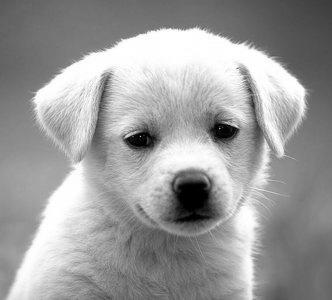
#> input picture Images/chien.png, 332 x 300 px
$ python erosion_dilatation_gradient.py   (older library calls are emulated)
#> lines starting #> are read from the running program, lines starting #| are printed output that depends on the picture
### common/strel.py
__author__ = 'chaussard'

import numpy as np
from operator import itemgetter
import math

#Fonction permettant de construire un element structurant
#Il faut choisir le type (disque, carre, diamant, ligne)
#Puis le parametre de taille et, dans le cas de la ligne, le parametre d'angle
#L'element structurant est donne sous forme de liste de coordonnees
def build_as_list(type, size, angle):
    if (type  == 'disque'):
        Strel = [] #Le resultat sera une liste de coordonnees
        #On parcourt tous les pixels entre -size et size pour tester si le disque passerait par le pixel : si oui, on l'allume
        for x in range(-((np.int)(size))-1,((np.int)(size))+2):
            for y in range(-((np.int)(size))-1,((np.int)(size))+2):
                if( (abs(x)-0.5)*(abs(x)-0.5) + (abs(y)-0.5)*(abs(y)-0.5) <= size*size ):
                    Strel.append((y,x))

    elif (type == 'carre'):
        #On place dans le resultat toutes les coordonnees entre -size et size inclus
        Strel = [(y,x) for x in range(-size, size+1) for y in range(-size, size+1)]

    elif (type == 'diamant'):
        #On parcourt ligne par ligne pour ajouter les segments qu'il faut
        Strel = [(i,j) for i in range(-size,size+1) for j in range(-size+abs(i), size-abs(i)+1)]


    elif (type == 'ligne'):
        Strel = []
        #Une ligne
        d=size
        a=angle

        #On place l'angle dans un intervalle entre 90 et -90
        while (a > 90):
            a = a - 180
        while (a < -90):
            a = a + 180
        #Si l'angle est superieur a 45deg, on retire 90def et on tournera le resultat obtenu...
        rot=0
        if (a>45):
            a = a-90
            rot=1
        elif (a<-45):
            a = a+90
            rot=3;
        #Conversion de l'angle en radian
        a=a*math.pi/180
        #Petite conversion pour ramener l'angle par rapport au coin inferieur gauche de l'ecran
        a=-a

        #Calcul de la taille de l'element structurant en fonction de d
        lx = int(math.ceil(d/math.sqrt(1+math.tan(a)*math.tan(a))))
        if(lx==0):
            lx = 1
        ly = int(math.ceil(d*math.tan(abs(a))/math.sqrt(1+math.tan(a)*math.tan(a))))
        if(ly==0):
            ly = 1

        #Allocation du resultat
        Strel = []

        #Algo de Bresenham
        for x in range(-lx,lx+1):
            y = math.tan(a)*x;
            Strel.append((int(round(y)), x))

        #Si nous devons tourner le resultat...
        if(rot>0):
            #La rotation s'effectue avec une transposee puis un flip horizontal
            for i in range(0, len(Strel)):
                Strel[i] = (-Strel[i][1], Strel[i][0])

    else:
        assert(False), type+" n'est pas un nom d'element structurant valide pour cette fonction."


    return Strel


#Fonction permettant de construire un element structurant
#Il faut choisir le type (disque, carre, diamant, ligne)
#Puis le parametre de taille et, dans le cas de la ligne, le parametre d'angle
#L'element structurant est donne sous forme d'une image
def build(type, size, angle=0):
	return toImage(build_as_list(type, size, angle))


#Fonction permettant de construire une image a partir d'une liste de points d'un element structurant
def toImage(Strel):
    if len(Strel) == 0:
        assert (False), "L element structurant donne en parametre est vide (trop petit)."

    #On recupere les plus grandes et petites coordonnees de l'element structurant
    max_i = max(Strel, key=itemgetter(0))[0]
    min_i = min(Strel, key=itemgetter(0))[0]
    max_j = max(Strel, key=itemgetter(1))[1]
    min_j = min(Strel, key=itemgetter(1))[1]


    #On alloue l'image de sortie
    Im = np.zeros([max_i-min_i+1, max_j-min_j+1, 1], np.uint8)

    for (i,j) in Strel:
        Im[i+abs(min_i), j+abs(min_j)] = 255

    return Im

### common/morpho.py
import cv2
import numpy

def erosion(img, el):
    return cv2.erode(img, el)

def dilatation(img, el):
    return cv2.dilate(img, el)

def gradient(img, el):
    return dilatation(img, el) - erosion(img, el)

def ouverture(img, el):
    return dilatation(erosion(img, el), el)

def fermeture(img, el):
    return erosion(dilatation(img, el), el)

def dilatation_conditionnelle(img, m, el):
    return numpy.minimum(img, dilatation(m, el))

def erosion_conditionnelle(img, m, el):
    return numpy.maximum(img, erosion(m, el))

# [25 lines left out: functions reconstruction_inferieure, reconstruction_superieure, ouverture_reconstruction, not called in this run]

def fermeture_reconstruction(im, el_fe, el_r):
    op = fermeture(im, el_fe)
    return reconstruction_superieure(im, op, el_r)

# [13 lines of commented-out code are left out]

# [26 lines left out: function ligne_des_eaux, not called in this run]

### erosion_dilatation_gradient.py
import cv2
import numpy as np
from common import strel
from common import morpho as m


# [15 lines of commented-out code are left out]


pragma_8 = strel.build('carre', 1)
# cv2.imshow('Pragma 8', pragma_8)

pragma_4 = strel.build('diamant', 1)
# cv2.imshow('Pragma 4', pragma_4)


img = cv2.imread('./Images/chien.png', cv2.IMREAD_GRAYSCALE)
#> img is the input picture: shape (300, 332); min 0, max 255, mean 155.7
# cv2.imshow('chien.png', img)
cv2.imshow('Erosion', m.erosion(img, strel.build('diamant', 5)))
#> in erosion, `return cv2.erode(img, el)`:
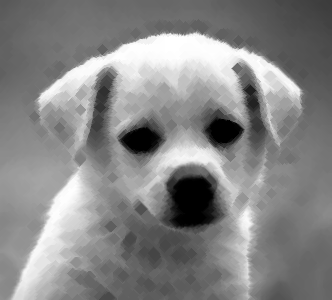
#> returned value: shape (300, 332); min 0, max 255, mean 133.8
cv2.imshow('Dilatation', m.dilatation(img, strel.build('diamant', 5)))
#> in dilatation, `return cv2.dilate(img, el)`:
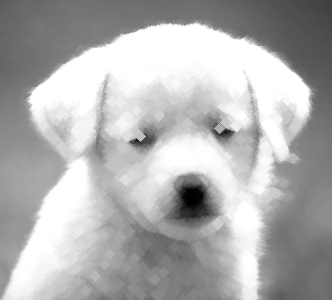
#> returned value: shape (300, 332); min 0, max 255, mean 176.1


imgVoit = cv2.imread('./Images/voiture.jpg', cv2.IMREAD_GRAYSCALE)
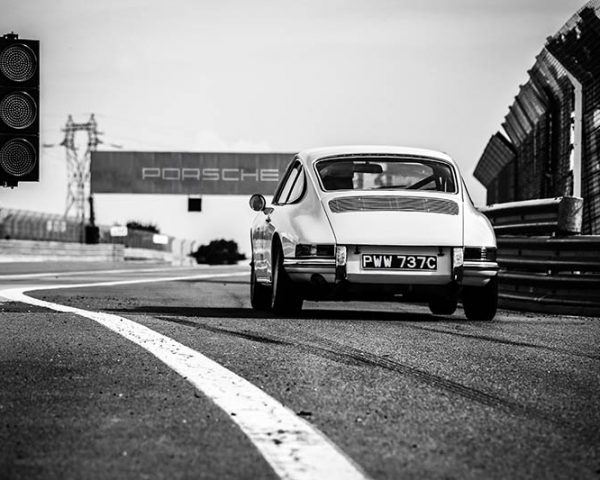
#> input picture Images/voiture.jpg, 600 x 480 px
#> imgVoit: shape (480, 600); min 0, max 255, mean 134.2
cv2.imshow('Voiture', imgVoit)

e1 = strel.build('carre', 1)
e2 = strel.build('ligne', 20, 45)
imgVoitGrad = m.gradient(imgVoit, e1)
#> in dilatation (call 2), `return cv2.dilate(img, el)`:
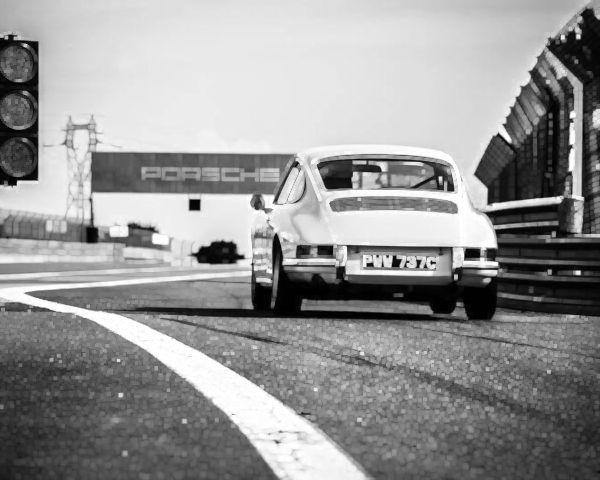
#> returned value: shape (480, 600); min 0, max 255, mean 149.5
#> in erosion (call 2), `return cv2.erode(img, el)`:
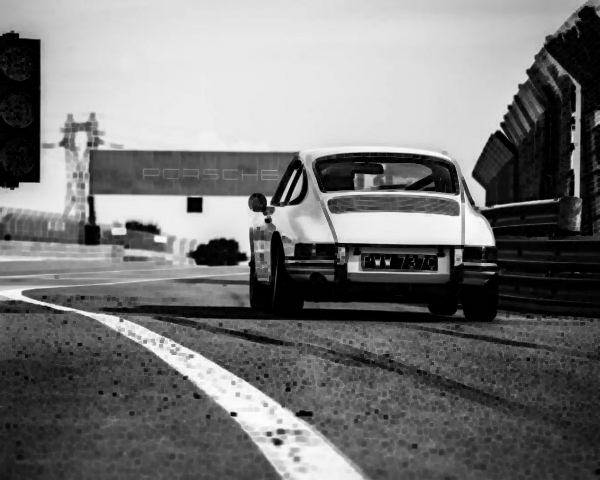
#> returned value: shape (480, 600); min 0, max 254, mean 119.4
#> in gradient, `return dilatation(img, el) - erosion(img, el)`:
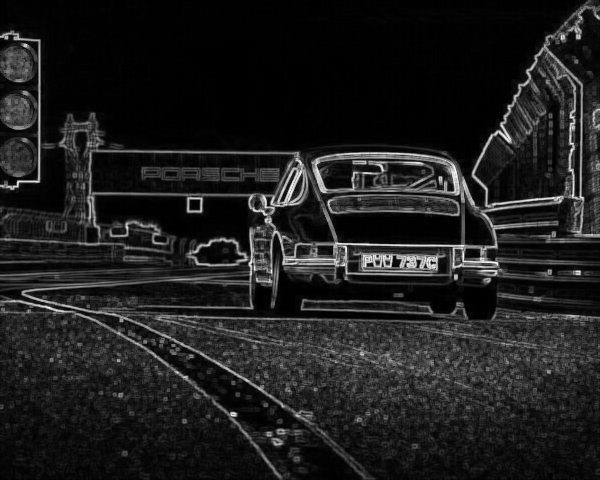
#> returned value: shape (480, 600); min 0, max 255, mean 30.1

cv2.imshow('Gradient', imgVoitGrad)
cv2.waitKey(0)
